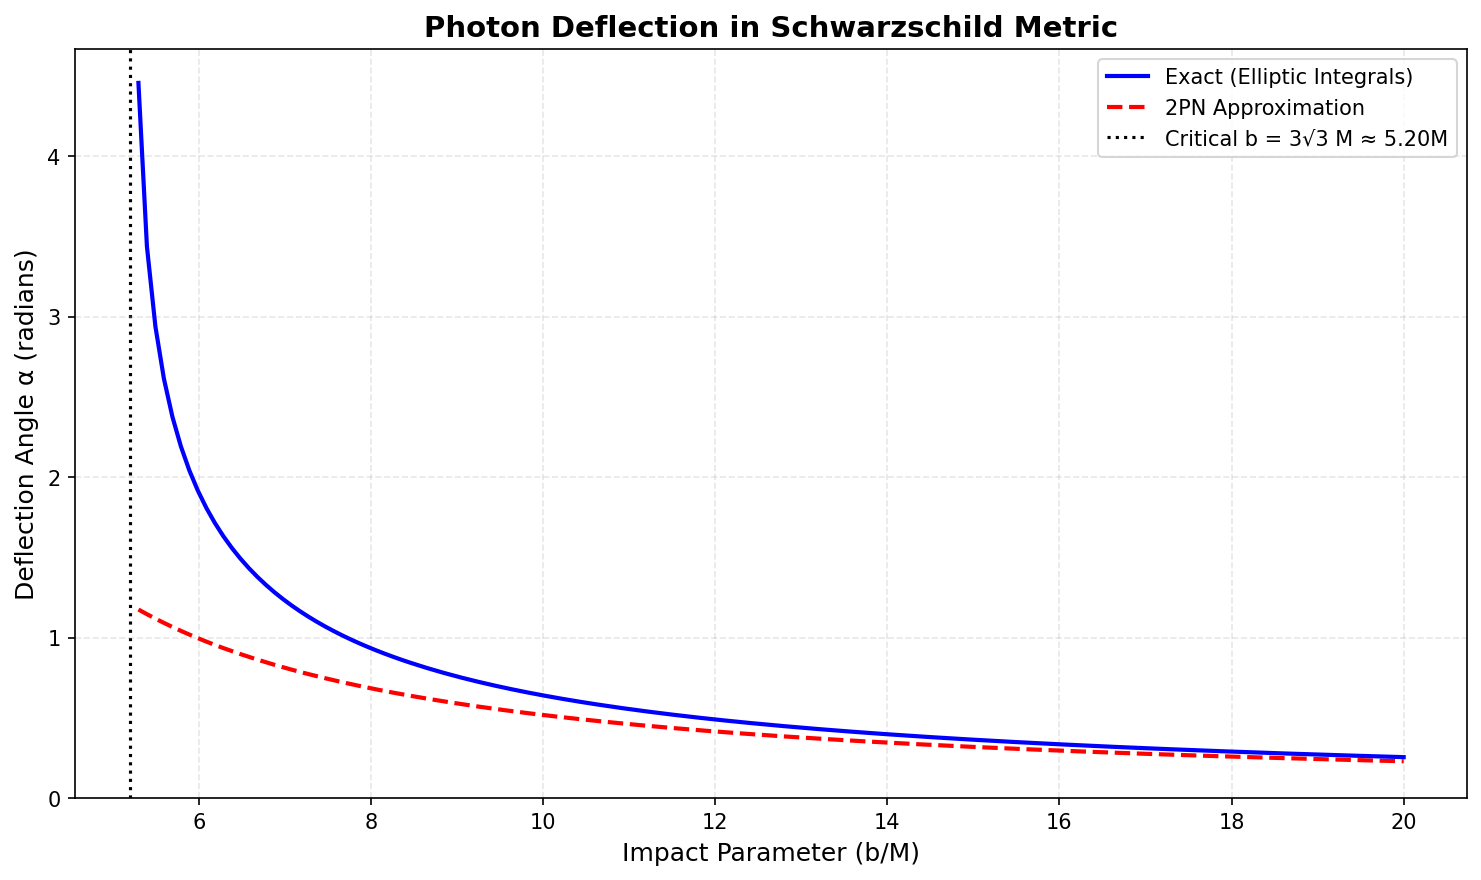

The script that saved this image:
#!/usr/bin/env python3
"""
Black Hole Ray Tracer - Photon Deflection Validation
====================================================

This script validates photon deflection calculations for a Schwarzschild black hole
by comparing the exact General Relativistic solution (using elliptic integrals)
with the 2nd-order Post-Newtonian approximation.

Physics Background:
- Schartzschild metric describes a static, spherical black hole of mass M
- Photons follow null geodesics with impact parameter b
- Critical impact parameter b_crit = 3√3 M: photons with b < b_crit are captured
- For b > b_crit, photons are deflected by angle α

Save as: validation/deflection_test.py
"""

import os
import numpy as np
import matplotlib.pyplot as plt
from scipy.special import ellipk
from scipy.optimize import brentq

# Set geometric units: G = c = 1
M = 1.0  # Black hole mass (scale for all lengths)

# Critical impact parameter for photon capture
b_crit = 3 * np.sqrt(3) * M  # ≈ 5.196M


def find_closest_approach(b, M):
    """
    Find distance of closest approach r0 for a photon with impact parameter b.
    
    Physics:
    At closest approach, radial velocity dr/dλ = 0, giving:
    b = r0 / sqrt(1 - 2M/r0)
    
    This leads to cubic equation: r0³ - b²r0 + 2Mb² = 0
    
    Parameters:
    -----------
    b : float
        Impact parameter (must be > b_crit for escape)
    M : float
        Black hole mass
        
    Returns:
    --------
    r0 : float
        Distance of closest approach (> 2M)
    """
    rs = 2 * M
    
    def f(r):
        return r**3 - b**2 * r + b**2 * rs
    
    # For b > b_crit, the physical root is > 3M
    # Lower bound: r_min = 3M (where f(r) < 0)
    r_min = 3 * M + 1e-6
    
    # Upper bound: r_max = 1.5 * b (where f(r) > 0 for all b > b_crit)
    r_max = b * 1.5
    
    return brentq(f, r_min, r_max)


def exact_deflection(b, M):
    """
    Calculate exact GR deflection angle using elliptic integrals.
    
    Physics:
    The null geodesic equation integrates to:
    α = 2 * sqrt(r0/(r0 - rs)) * K(k) - π
    
    where:
    - r0 is distance of closest approach
    - rs = 2M is Schwarzschild radius
    - K(k) is complete elliptic integral of the first kind
    - k² = rs/(r0 - rs) * (3r0 - rs)/(4r0)
    
    Parameters:
    -----------
    b : float
        Impact parameter
    M : float
        Black hole mass
        
    Returns:
    --------
    alpha : float
        Deflection angle in radians (inf if captured)
    """
    rs = 2 * M
    
    if b <= b_crit:
        return np.inf  # Photon captured by black hole
    
    # Find closest approach distance
    r0 = find_closest_approach(b, M)
    
    # Calculate elliptic integral parameters
    prefactor = np.sqrt(r0 / (r0 - rs))
    
    # Modulus squared (must be < 1 for real solution)
    k_squared = (rs / (r0 - rs)) * (3 * r0 - rs) / (4 * r0)
    
    # Numerical stability check
    if k_squared >= 1.0:
        k_squared = 0.999999
    
    # Complete elliptic integral of the first kind
    K = ellipk(k_squared)
    
    # Total angle swept from asymptote to asymptote
    delta_phi = 2 * prefactor * K
    
    # Deflection is deviation from straight-line path (π radians)
    alpha = delta_phi - np.pi
    
    return alpha


def deflection_2pn(b, M):
    """
    Calculate 2PN (Post-Newtonian) approximation for photon deflection.
    
    Physics:
    Weak-field expansion of the exact solution:
    α_2PN = 4M/b + (15π/4)(M/b)² + O((M/b)³)
    
    Valid for b >> M (weak gravitational field).
    
    Parameters:
    -----------
    b : float
        Impact parameter
    M : float
        Black hole mass
        
    Returns:
    --------
    alpha : float
        2PN deflection angle in radians
    """
    x = M / b
    return 4 * x + (15 * np.pi / 4) * x**2


def main():
    """Main validation routine."""
    
    # Create output directory if needed
    os.makedirs('validation', exist_ok=True)
    
    # Impact parameter range (avoid b < b_crit where photons are captured)
    b_min = max(4.0, b_crit + 0.1) * M  # Start just above critical value
    b_max = 20.0 * M
    num_points = 150
    
    b_values = np.linspace(b_min, b_max, num_points)
    
    print("Calculating photon deflection angles...")
    print(f"Impact parameter range: {b_min/M:.2f}M to {b_max/M:.2f}M")
    print(f"Critical impact parameter: b_crit = 3√3 M ≈ {b_crit/M:.3f}M\n")
    
    # Calculate deflection angles
    alpha_exact = np.array([exact_deflection(b, M) for b in b_values])
    alpha_pn2 = np.array([deflection_2pn(b, M) for b in b_values])
    
    # Create plot
    fig, ax = plt.subplots(figsize=(10, 6))
    
    # Plot deflection angles
    ax.plot(b_values / M, alpha_exact, 'b-', label='Exact (Elliptic Integrals)', 
            linewidth=2, zorder=3)
    ax.plot(b_values / M, alpha_pn2, 'r--', label='2PN Approximation', 
            linewidth=2, zorder=2)
    
    # Mark critical impact parameter
    ax.axvline(x=b_crit / M, color='k', linestyle=':', linewidth=1.5,
               label=f'Critical b = 3√3 M ≈ {b_crit/M:.2f}M',
               zorder=1)
    
    # Styling
    ax.set_xlabel('Impact Parameter (b/M)', fontsize=12)
    ax.set_ylabel('Deflection Angle α (radians)', fontsize=12)
    ax.set_title('Photon Deflection in Schwarzschild Metric', fontsize=14, fontweight='bold')
    ax.legend(loc='upper right', fontsize=10)
    ax.grid(True, alpha=0.3, linestyle='--')
    ax.set_ylim(bottom=0)
    
    # Save plot
    plt.tight_layout()
    plt.savefig('validation/deflection_test.png', dpi=150, bbox_inches='tight')
    print("Plot saved to: validation/deflection_test.png")
    
    # Calculate error at b = 10M
    b_test = 10.0 * M
    if b_test > b_crit:
        alpha_exact_10M = exact_deflection(b_test, M)
        alpha_pn2_10M = deflection_2pn(b_test, M)
        error_percent = abs(alpha_exact_10M - alpha_pn2_10M) / alpha_exact_10M * 100
        
        print(f"\n{'='*50}")
        print(f"Error Analysis at b = 10M:")
        print(f"{'='*50}")
        print(f"Exact deflection (elliptic):  {alpha_exact_10M:.6f} radians")
        print(f"2PN approximation:            {alpha_pn2_10M:.6f} radians")
        print(f"Absolute difference:          {abs(alpha_exact_10M - alpha_pn2_10M):.6f} radians")
        print(f"Relative error:               {error_percent:.2f}%")
        print(f"{'='*50}")
        
        # Also show in degrees for intuition
        deg_exact = np.degrees(alpha_exact_10M)
        deg_pn2 = np.degrees(alpha_pn2_10M)
        print(f"In degrees:")
        print(f"  Exact:  {deg_exact:.2f}°")
        print(f"  2PN:    {deg_pn2:.2f}°")
        print(f"  Diff:   {abs(deg_exact - deg_pn2):.2f}°")
        
    else:
        print(f"\nNote: b=10M is below critical impact parameter (b_crit={b_crit/M:.3f}M)")
        print("Photon would be captured by the black hole.")
    
    plt.show()


if __name__ == "__main__":
    main()